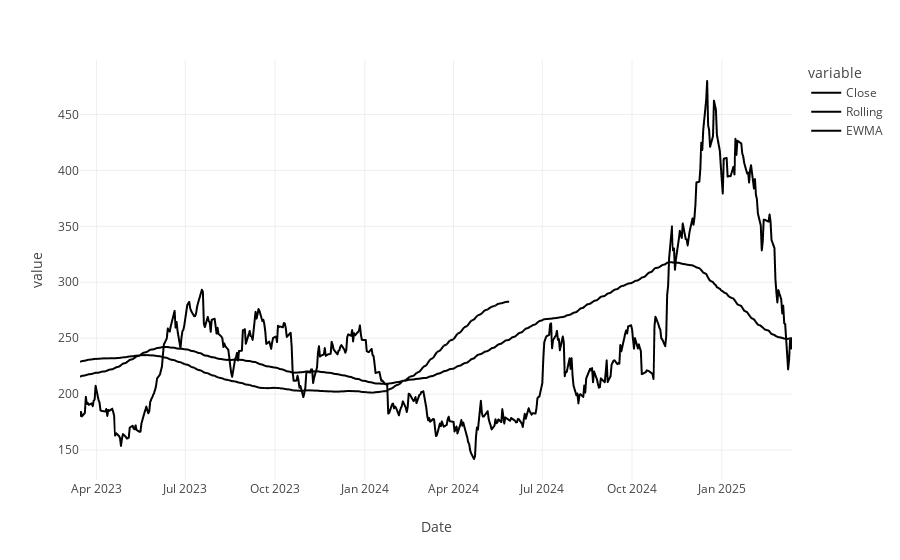

Notebook code cell kept with this figure:
### Code cell
hist = ta.ticker_history(symbol='TSLA', timeframe='2y')
hist['Rolling'] = hist['Close'].rolling(window=200).mean()
hist['EWMA'] = hist['Close'].ewm(span=200, adjust=False).mean()
px.line(hist, x = 'Date', y = ['Close', 'Rolling', 'EWMA'])

### Figure 1 — Plotly figure (JSON) as saved in the notebook; plotly's stock layout.template omitted (floating-point values rounded to 4 significant figures; data arrays with more than 128 entries replaced by an {"elided": "..."} marker saying what was removed)
{"data": [{"hovertemplate": "variable=Close<br>Date=%{x}<br>value=%{y}<extra></extra>", "legendgroup": "Close", "line": {"color": "#000001", "dash": "solid"}, "marker": {"symbol": "circle"}, "mode": "lines", "name": "Close", "showlegend": true, "type": "scattergl", "x": {"elided": "502 str values"}, "xaxis": "x", "y": {"elided": "502 float values"}, "yaxis": "y"}, {"hovertemplate": "variable=Rolling<br>Date=%{x}<br>value=%{y}<extra></extra>", "legendgroup": "Rolling", "line": {"color": "#000002", "dash": "solid"}, "marker": {"symbol": "circle"}, "mode": "lines", "name": "Rolling", "showlegend": true, "type": "scattergl", "x": {"elided": "502 str values"}, "xaxis": "x", "y": {"elided": "502 float values"}, "yaxis": "y"}, {"hovertemplate": "variable=EWMA<br>Date=%{x}<br>value=%{y}<extra></extra>", "legendgroup": "EWMA", "line": {"color": "#000003", "dash": "solid"}, "marker": {"symbol": "circle"}, "mode": "lines", "name": "EWMA", "showlegend": true, "type": "scattergl", "x": {"elided": "502 str values"}, "xaxis": "x", "y": {"elided": "502 float values"}, "yaxis": "y"}], "layout": {"legend": {"title": {"text": "variable"}, "tracegroupgap": 0}, "margin": {"t": 60}, "xaxis": {"anchor": "y", "domain": [0, 1], "title": {"text": "Date"}}, "yaxis": {"anchor": "x", "domain": [0, 1], "title": {"text": "value"}}}}
